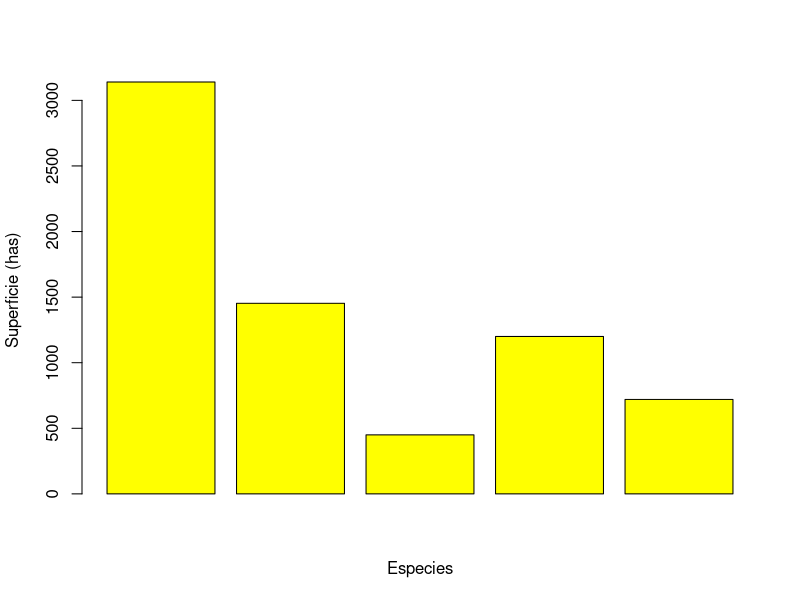
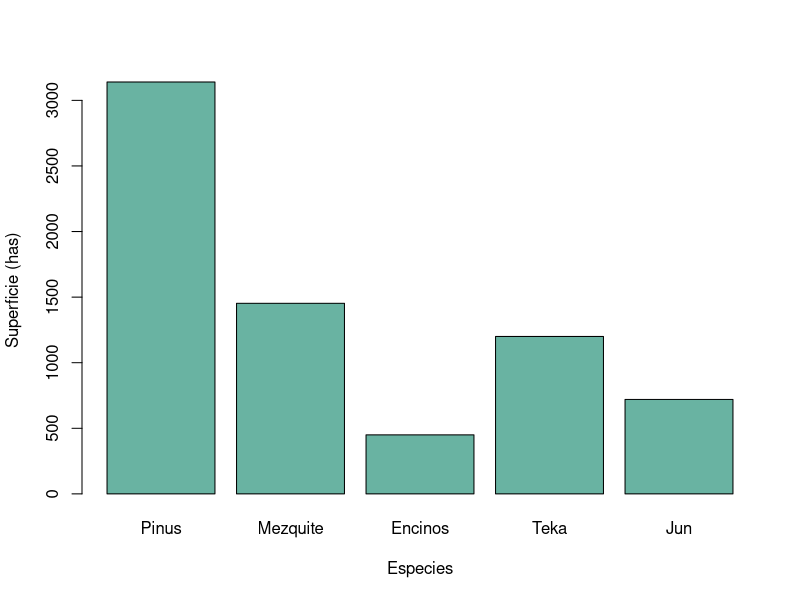
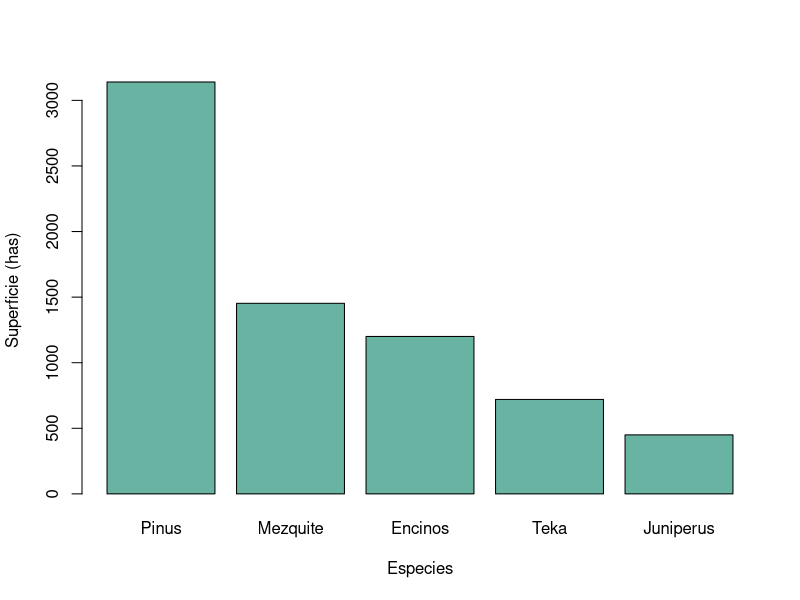
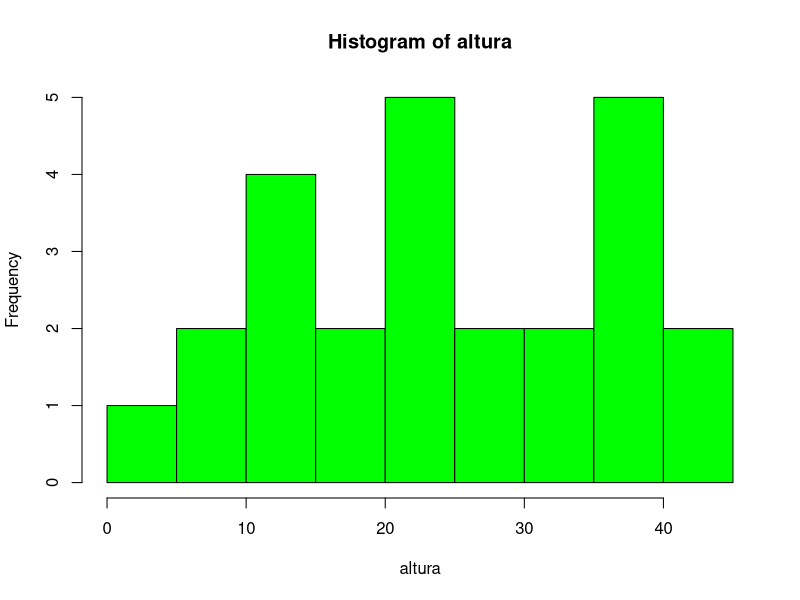

Recreate these plots in R, in order.
# Marco Aurelio González Tagle
# Matrícula 12345678
# Fecha 24.01.2021
# Solución a tarea 01


# Problema 1 --------------------------------------------------------------

# Problema 1 Asignar valor a los objetos (especies)

Pinus <- 3140
Mezquite <- 1453
Encinos <-  450
Teka <- 1200
Juniperus <- 720

superficie <- c(Pinus, Mezquite, Encinos, Teka, Juniperus)
superficie

superficie <- c(3140, 1453, 450, 1200, 720)
superficie


# Gráfica de barras (barplot)

barplot(superficie, ylab= "Superficie (has)", xlab = "Especies", col= "yellow")

# Agregar nombres a cada una de las columnas con la funicón "names.arg"

barplot(superficie, ylab= "Superficie (has)", xlab = "Especies",
        names.arg = c("Pinus","Mezquite","Encinos","Teka","Jun"), col="#69b3a2")


# Ordenar las barras en orden decreciente con la función "order"

barplot(superficie[order(superficie, decreasing = TRUE)], 
        ylab= "Superficie (has)", xlab = "Especies",
        names.arg = c("Pinus","Mezquite","Encinos","Teka","Juniperus"), 
        col="#69b3a2")

# Determinar la media con la función "mean" para las superficies reforestadas

mean(superficie)

#  Guardar la media en un objeto

sup.prom <- mean(superficie)
sup.prom


# Problema 2 --------------------------------------------------------------

germinacion <- c(4, 1, 6, 2, 4, 2, 4, 2, 4, 6, 3, 5, 3, 2, 5, 4, 0, 5, 4,
                 2, 4,5, 3, 5, 3, 5, 4, 3, 6, 2)

# Determinar el numero de observaciones usando la función "length"
length(germinacion)

# Determinar la media de las semillas germinadas por caja Petri
mean(germinacion)

# En promedio en cada caja Petri germinan 3.6 semillas

# Determinar la desviación estándar

sd(germinacion)
# La dsviación estándar de la germinación an cada caja petri fue de 1.5 semillas.


# Problema 3 --------------------------------------------------------------

# Altura promedio de las plántulas de un año para la especies Prosopis

altura <- c(38, 14, 44, 11, 9, 21, 39, 28, 41, 4, 35, 24, 36, 12,
            20, 31, 24, 25, 10, 21, 11, 36, 37, 20, 26)
length(altura)

mean(altura)

# la altura promeido de las plántulas de mezquite (Prosopis) cuando tienen 
# un año de edad es de 24.68 cm

# Generar un histograma de frecuencias del objeto altura
hist(altura, col="green")
